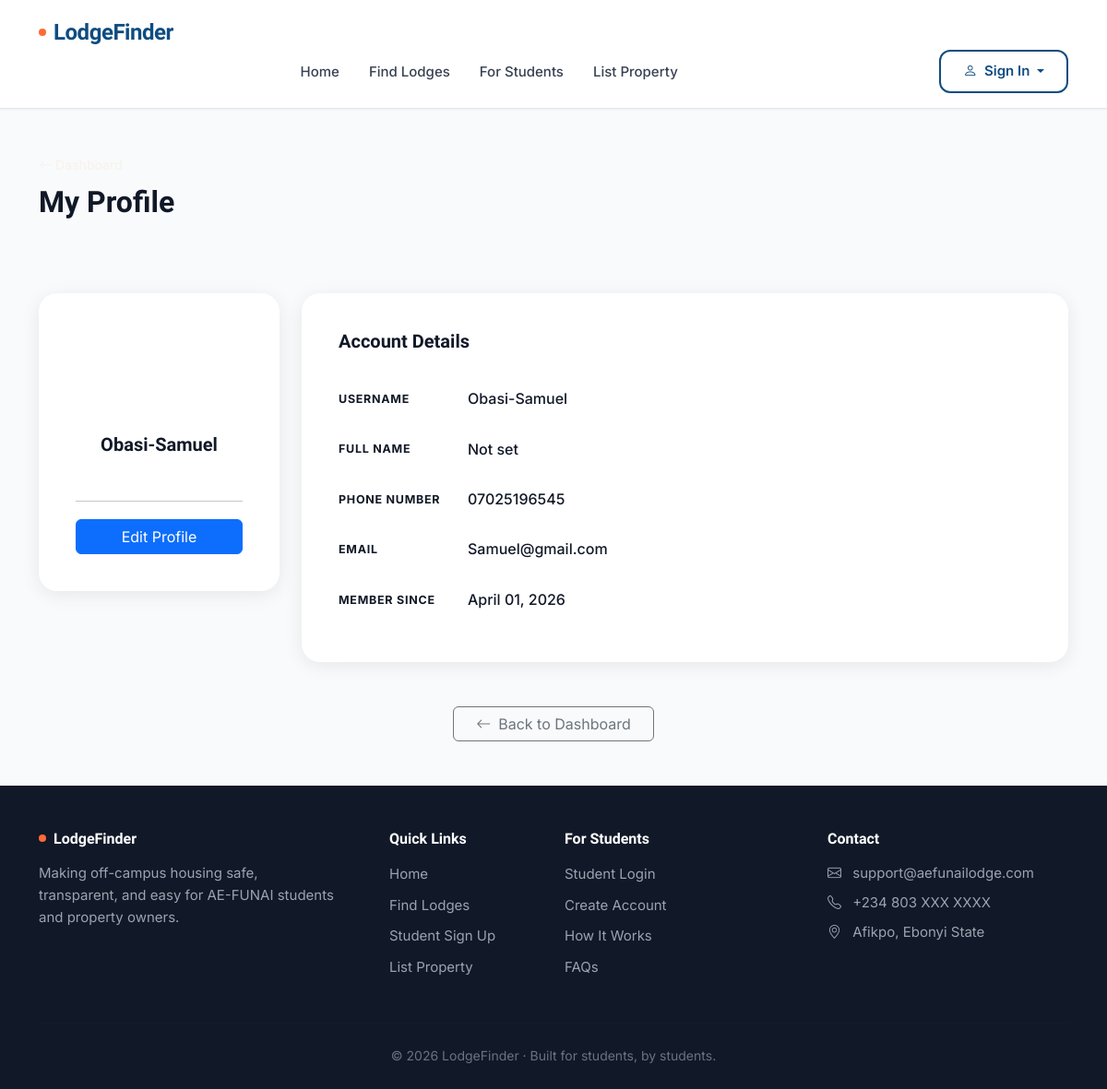
Page /owner/profile/ (signed in) on the committed database.
### lodge/models.py (models this page shows, shortened)
class User(AbstractUser):
    USER_TYPE_CHOICES = (
        ('student', 'Student'),
        ('owner', 'Lodge Owner'),
    )
    user_type = models.CharField(max_length=10, choices=USER_TYPE_CHOICES, default='student')
    phone_number = models.CharField(max_length=15, blank=True, null=True)
    full_name = models.CharField(max_length=150, blank=True, help_text="Full name (e.g., Cornelius Okoro)")

### lodge/views.py (the view)
# urls.py: path('owner/profile/', views.owner_profile, name='owner_profile'),
@login_required
def owner_profile(request):
    if request.user.user_type != 'owner':
        return redirect('home')
    return render(request, 'lodge/owner_profile.html', {
        'user': request.user,
    })

### lodge/templates/lodge/owner_profile.html (shortened to what this page needs)
{% extends 'lodge/base.html' %}
{% block content %}
<div class="page-header">
    <div class="container">
        <a href="{% url 'owner_dashboard' %}" style="color:rgba(245,237,224,.6);font-size:.88rem;text-decoration:none;">
            <i class="bi bi-arrow-left me-1"></i>Dashboard
        </a>
        <h2 class="serif mt-2 mb-0">My Profile</h2>
    </div>
</div>
<div class="container py-5">
    <div class="row g-4">
        <div class="col-lg-3">
            <div class="profile-card text-center">
                <div class="profile-avatar">
                </div>
                <h5 class="serif mb-1">{{ user.get_full_name|default:user.username }}</h5>
                <span class="badge" style="background:var(--clay);font-size:.78rem;">Lodge Owner</span>
                <hr style="border-color:var(--sand-dk);margin:1.2rem 0;">
                <a href="#" class="btn btn-primary w-100">Edit Profile</a>
            </div>
        </div>
        <div class="col-lg-9">
            <div class="profile-card">
                <h5 class="serif mb-4">Account Details</h5>
                <div class="detail-row">
                    <span class="detail-label">Username</span>
                    <span class="detail-value">{{ user.username }}</span>
                </div>
                <div class="detail-row">
                    <span class="detail-label">Full Name</span>
                    <span class="detail-value">{{ user.get_full_name|default:'Not set' }}</span>
                </div>
                <div class="detail-row">
                    <span class="detail-label">Phone Number</span>
                    <span class="detail-value">{{ user.phone_number|default:'Not set' }}</span>
                </div>
                <div class="detail-row">
                    <span class="detail-label">Email</span>
                    <span class="detail-value">{{ user.email }}</span>
                </div>
                <div class="detail-row">
                    <span class="detail-label">Member Since</span>
                    <span class="detail-value">{{ user.date_joined|date:"F d, Y" }}</span>
                </div>
            </div>
        </div>
    </div>
    <div class="text-center mt-5">
        <a href="{% url 'owner_dashboard' %}" class="btn btn-outline-secondary px-4">
            <i class="bi bi-arrow-left me-2"></i>Back to Dashboard
        </a>
    </div>
</div>
{% endblock %}

### lodge/templates/lodge/base.html (style rules this page uses)
:root { --primary: #0F4C81; --primary-dark: #0A3A61; --primary-light: #1A5F9B; --accent: #FF6B35; --accent-dark: #E5522A; --white: #FFFFFF; --black: #0D0D0D; --gray-50: #F9FAFB; --gray-100: #F3F4F6; --gray-200: #E5E7EB; --gray-300: #D1D5DB; --gray-400: #9CA3AF; --gray-500: #6B7280; --gray-600: #4B5563; --gray-700: #374151; --gray-800: #1F2937; --gray-900: #111827; --shadow-sm: 0 1px 2px 0 rgba(0, 0, 0, 0.05); --shadow-md: 0 4px 6px -1px rgba(0, 0, 0, 0.1), 0 2px 4px -1px rgba(0, 0, 0, 0.06); --shadow-lg: 0 10px 15px -3px rgba(0, 0, 0, 0.1), 0 4px 6px -2px rgba(0, 0, 0, 0.05); --shadow-xl: 0 20px 25px -5px rgba(0, 0, 0, 0.1), 0 10px 10px -5px rgba(0, 0, 0, 0.04); --radius-sm: 8px; --radius-md: 12px; --radius-lg: 16px; --radius-xl: 24px; }
* { margin: 0; padding: 0; box-sizing: border-box; }
body { font-family: 'Inter', -apple-system, BlinkMacSystemFont, sans-serif; background: var(--gray-50); color: var(--gray-900); line-height: 1.6; -webkit-font-smoothing: antialiased; -moz-osx-font-smoothing: grayscale; }
h1, h2, h3, h4, h5, h6 { font-family: 'Sora', sans-serif; font-weight: 700; line-height: 1.2; color: var(--gray-900); }

### lodge/templates/lodge/owner_profile.html (style rules this page uses)
.page-header { background:var(--forest);padding:3rem 0 2rem; }
.page-header h2 { color:var(--sand); }
.profile-avatar { width:96px;height:96px;border-radius:50%;background:var(--clay); display:flex;align-items:center;justify-content:center;font-size:2.5rem;color:#fff; font-family:'Playfair Display',serif;margin:0 auto 1rem; }
.profile-card { background:#fff;border-radius:20px;padding:2.5rem;box-shadow:0 4px 20px rgba(0,0,0,.08); }
.detail-row { padding:.9rem 0;border-bottom:1px solid var(--sand-dk);display:flex;align-items:center; }
.detail-row:last-child { border-bottom:none; }
.detail-label { font-size:.78rem;text-transform:uppercase;letter-spacing:.06em;font-weight:700; color:var(--muted);width:140px;flex-shrink:0; }
.detail-value { font-weight:500;color:var(--charcoal); }

### rows in the picture
User: get_full_name "Obasi-Samuel", username "Obasi-Samuel", get_full_name "Not set", phone_number "07025196545", email "Samuel@gmail.com", date_joined "April 01, 2026"
